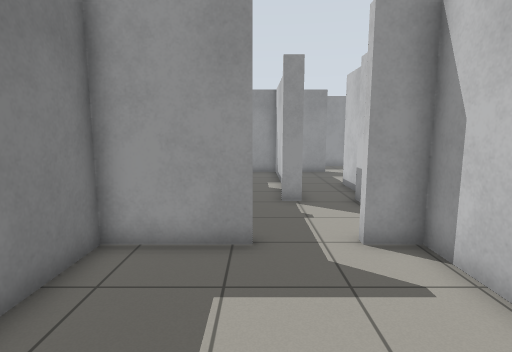
[1] (above)

16 first-person views from a walk through a Gazebo world. The camera is 1.2 m above the floor, tilts 8° down and sees 80° across. The floor is counted in squares, 0.5 m on a side. Each view is taken from the middle of a square. On the plan, view 1 faces up. The plan holds only what a view shows up to about 18 squares ahead; the rest is blank.

[2]
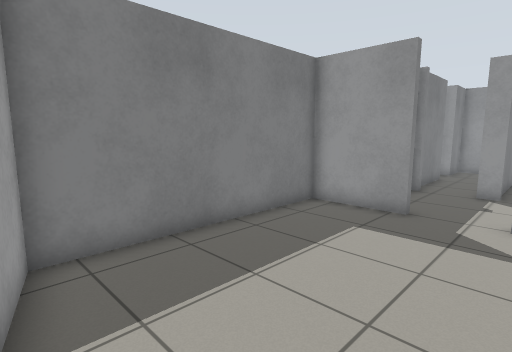

[3]
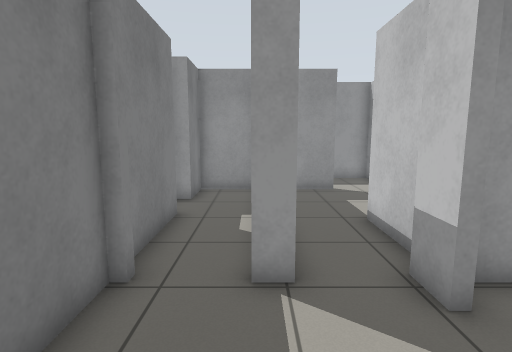

[4]
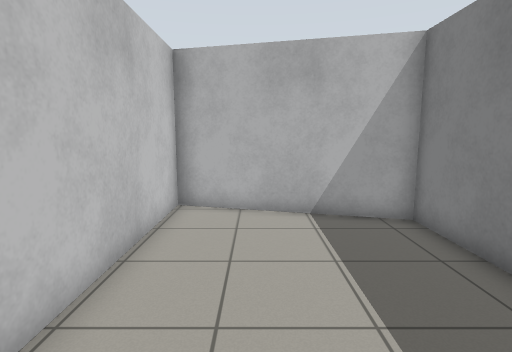

[5]
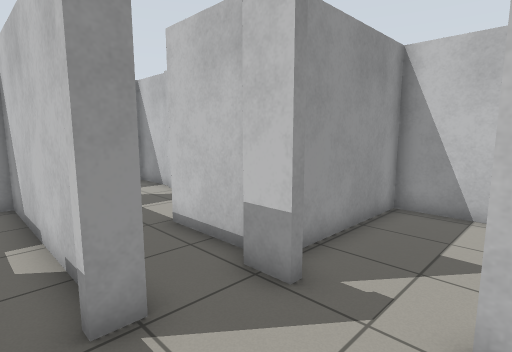

[6]
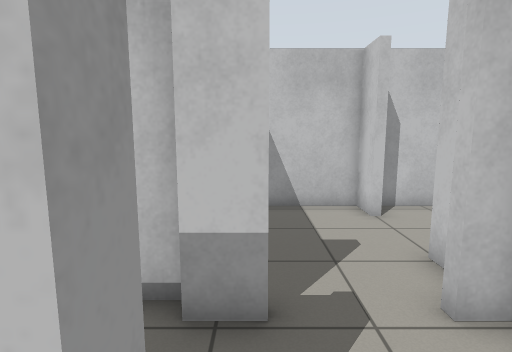

[7]
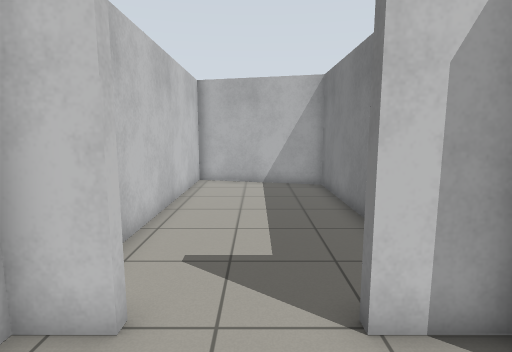

[8]
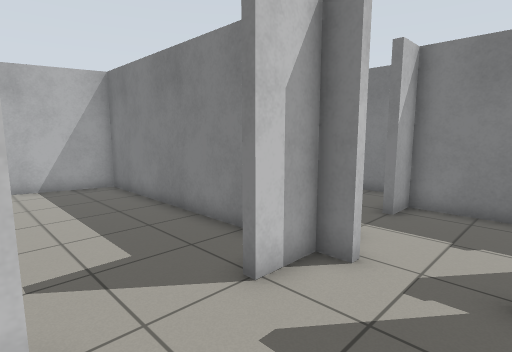

[9]
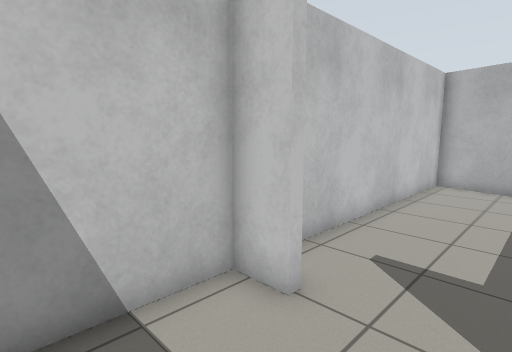

[10]
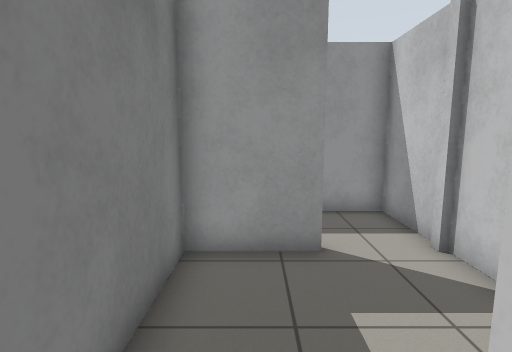

[11]
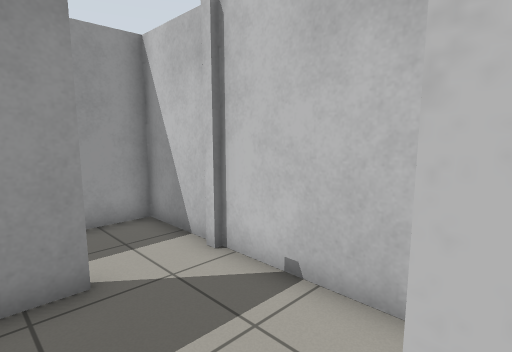

[12]
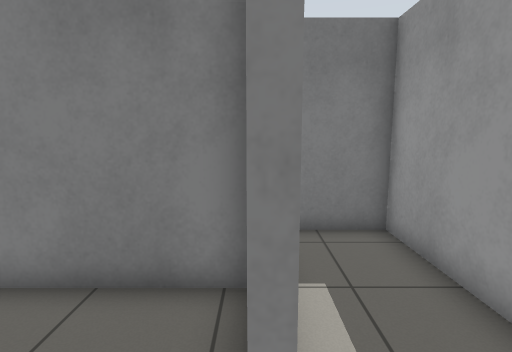

[13]
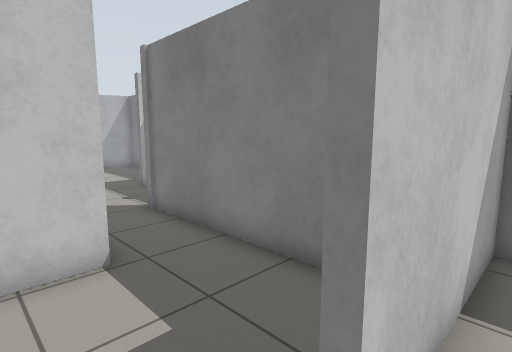

[14]
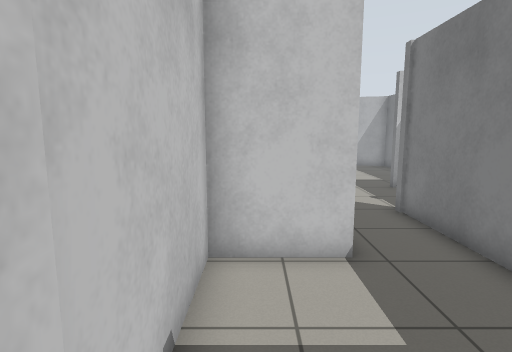

[15]
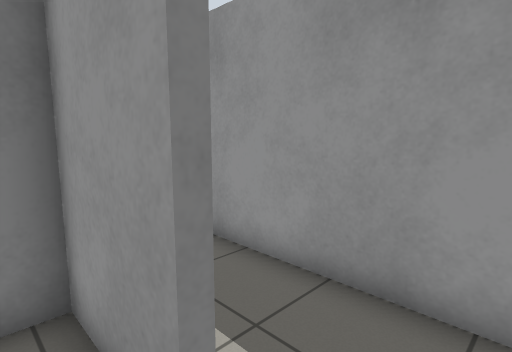

[16]
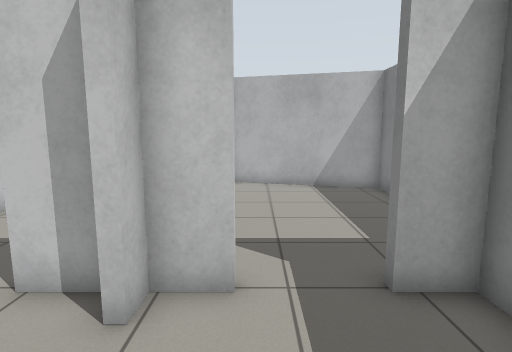

### Floor plan
Ten units are one square. View 1 is at (0, 0); x grows to the right and y downward. Boxes are objects, and circles mark ways between rooms. Rooms are numbered by the first view taken in them; rooms with no view inside come last. Other rooms are left out.
<svg viewBox="-39 -228 143 290">
<path fill="none" stroke="#000" d="M-1 -66 -1 -63 -34 -63 -34 23 36 40 36 -63 23 -63M12 -121 12 -189 -14 -189 -14 -170M41 -110 41 -143M36 -98 36 -110M-14 -150 -14 -116M-14 -108 -14 -66 -1 -66M44 -189 15 -189 15 -106 9 -106M23 -63 23 -66 36 -66 36 -74M87 -66 99 -66 99 -106 45 -106M36 -74 39 -74 39 -66 57 -66M41 -143 69 -143 69 -190M69 -195 69 -223 -14 -223 -14 -193 44 -193M39 -45 39 41 99 57 99 -59M87 -62 87 -66M57 -66 57 -62"/>
<circle cx="10" cy="-60" r="3" fill="#2a7"/>
<circle cx="40" cy="-85" r="3" fill="#2a7"/>
<circle cx="40" cy="-165" r="3" fill="#2a7"/>
<circle cx="70" cy="-60" r="3" fill="#2a7"/>
<circle cx="55" cy="-190" r="3" fill="#2a7"/>
<text x="0" y="-20">1</text>
<text x="20" y="-130">2</text>
<text x="70" y="-90">3</text>
<text x="50" y="-170">4</text>
<text x="20" y="-210">5</text>
<text x="70" y="-10">6</text>
</svg>
Room 1 opens to room 2. Room 2 opens to room 3. Room 2 opens to room 4. Room 3 opens to room 6. Room 4 opens to room 5.

Where each view was taken, in squares from view 1:
view 1: 0 up, 0 right, facing up
view 2: 3 down, 3 right, facing up-left
view 3: 6 up, 1 right, facing up
view 4: 6 up, 1 right, facing down
view 5: 7 up, 0 right, facing up-right
view 6: 10 up, 0 right, facing right
view 7: 10 up, 7 right, facing down
view 8: 10 up, 9 right, facing down-left
view 9: 10 up, 6 right, facing down-right
view 10: 13 up, 3 right, facing up
view 11: 14 up, 3 right, facing up-right
view 12: 19 up, 6 right, facing left
view 13: 20 up, 6 right, facing down-left
view 14: 20 up, 6 right, facing down
view 15: 18 up, 6 right, facing up-left
view 16: 11 up, 2 right, facing down
